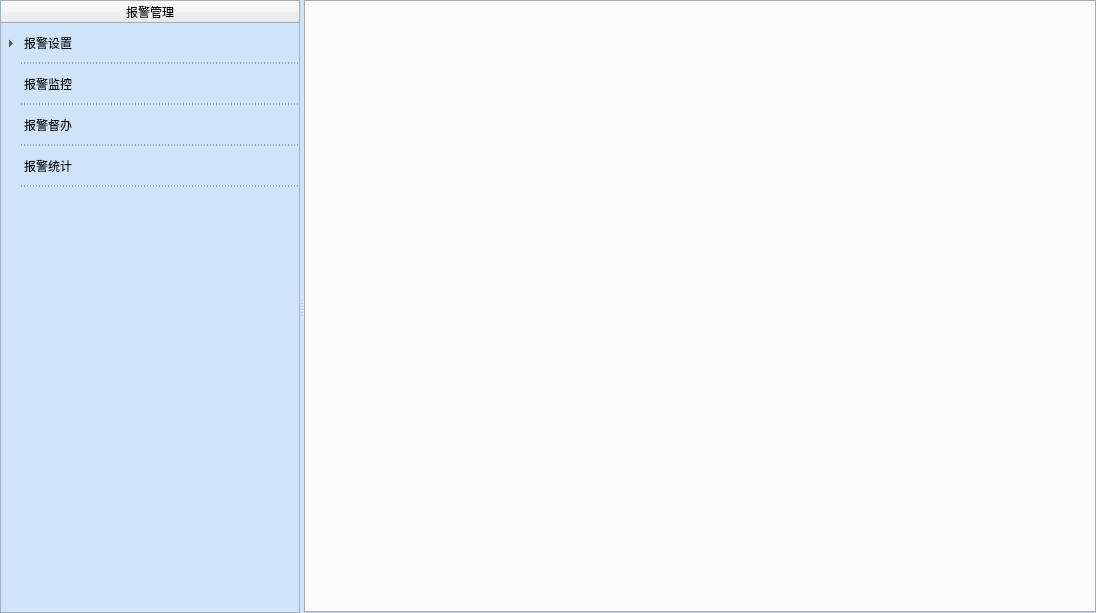
<?xml version="1.0" encoding="UTF-8"?>
<ui version="4.0">
 <class>AlarmManagement</class>
 <widget class="QWidget" name="AlarmManagement">
  <property name="geometry">
   <rect>
    <x>0</x>
    <y>0</y>
    <width>1096</width>
    <height>613</height>
   </rect>
  </property>
  <property name="sizePolicy">
   <sizepolicy hsizetype="Expanding" vsizetype="Expanding">
    <horstretch>0</horstretch>
    <verstretch>0</verstretch>
   </sizepolicy>
  </property>
  <property name="windowTitle">
   <string>AlarmManagement</string>
  </property>
  <property name="styleSheet">
   <string notr="true">QWidget#AlarmManagement {
	background-color: rgb(207,228,249);
}
</string>
  </property>
  <layout class="QHBoxLayout" name="horizontalLayout">
   <property name="spacing">
    <number>0</number>
   </property>
   <property name="leftMargin">
    <number>0</number>
   </property>
   <property name="topMargin">
    <number>0</number>
   </property>
   <property name="rightMargin">
    <number>0</number>
   </property>
   <property name="bottomMargin">
    <number>0</number>
   </property>
   <item>
    <widget class="QSplitter" name="splitter">
     <property name="sizePolicy">
      <sizepolicy hsizetype="Expanding" vsizetype="Expanding">
       <horstretch>0</horstretch>
       <verstretch>0</verstretch>
      </sizepolicy>
     </property>
     <property name="orientation">
      <enum>Qt::Horizontal</enum>
     </property>
     <widget class="QTreeWidget" name="treeWidget">
      <property name="minimumSize">
       <size>
        <width>0</width>
        <height>0</height>
       </size>
      </property>
      <property name="maximumSize">
       <size>
        <width>300</width>
        <height>16777215</height>
       </size>
      </property>
      <property name="styleSheet">
       <string notr="true">QTreeWidget#treeWidget{ 
	background-color:rgb(207,228,249);
}
QTreeWidget#treeWidget:item{
	height:40px;
	border: 1px dashed rgb(103,114,124);
	color: #000000;
	border-style: none none dashed none;  
	border-radius:0px;  
	background-color:rgb(207,228,249);
}

QTreeWidget#treeWidget:item:hover{
	background: qlineargradient(spread:pad, x1:0, y1:0, x2:0, y2:1, stop:0 rgb(206,234,247), stop:1 #4F94CD);
}

QTreeWidget#treeWidget:item:pressed
{
	background: qlineargradient(spread:pad, x1:0, y1:0, x2:0, y2:1, stop:0 #1B89CA, stop:1 #4F94CD);

}</string>
      </property>
      <column>
       <property name="text">
        <string>报警管理</string>
       </property>
       <property name="textAlignment">
        <set>AlignCenter</set>
       </property>
       <property name="background">
        <color>
         <red>0</red>
         <green>0</green>
         <blue>0</blue>
        </color>
       </property>
      </column>
      <item>
       <property name="text">
        <string>报警设置</string>
       </property>
       <property name="font">
        <font>
         <pointsize>9</pointsize>
        </font>
       </property>
       <property name="icon">
        <iconset resource="AlarmManagement.qrc">
         <normaloff>:/AlarmManagement/Resources/image/alarmsetting.png</normaloff>:/AlarmManagement/Resources/image/alarmsetting.png</iconset>
       </property>
       <item>
        <property name="text">
         <string>基础报警设置</string>
        </property>
        <property name="icon">
         <iconset resource="AlarmManagement.qrc">
          <normaloff>:/AlarmManagement/Resources/image/basealarmsetting.png</normaloff>:/AlarmManagement/Resources/image/basealarmsetting.png</iconset>
        </property>
       </item>
       <item>
        <property name="text">
         <string>进出区域报警设置</string>
        </property>
        <property name="icon">
         <iconset resource="AlarmManagement.qrc">
          <normaloff>:/AlarmManagement/Resources/image/areaalarmsetting.png</normaloff>:/AlarmManagement/Resources/image/areaalarmsetting.png</iconset>
        </property>
       </item>
       <item>
        <property name="text">
         <string>离线报警设置</string>
        </property>
        <property name="icon">
         <iconset resource="AlarmManagement.qrc">
          <normaloff>:/AlarmManagement/Resources/image/offlinealarmsetting.png</normaloff>:/AlarmManagement/Resources/image/offlinealarmsetting.png</iconset>
        </property>
       </item>
       <item>
        <property name="text">
         <string>高速低速报警设置</string>
        </property>
        <property name="icon">
         <iconset resource="AlarmManagement.qrc">
          <normaloff>:/AlarmManagement/Resources/image/speedalarmSetting.png</normaloff>:/AlarmManagement/Resources/image/speedalarmSetting.png</iconset>
        </property>
       </item>
       <item>
        <property name="text">
         <string>关键点报警设置</string>
        </property>
        <property name="icon">
         <iconset resource="AlarmManagement.qrc">
          <normaloff>:/AlarmManagement/Resources/image/keypointalarmsetting.png</normaloff>:/AlarmManagement/Resources/image/keypointalarmsetting.png</iconset>
        </property>
       </item>
       <item>
        <property name="text">
         <string>报警通知规则设置</string>
        </property>
        <property name="icon">
         <iconset resource="AlarmManagement.qrc">
          <normaloff>:/AlarmManagement/Resources/image/alarmrulesetting.png</normaloff>:/AlarmManagement/Resources/image/alarmrulesetting.png</iconset>
        </property>
       </item>
      </item>
      <item>
       <property name="text">
        <string>报警监控</string>
       </property>
       <property name="icon">
        <iconset resource="AlarmManagement.qrc">
         <normaloff>:/AlarmManagement/Resources/image/alarmmonitor.png</normaloff>:/AlarmManagement/Resources/image/alarmmonitor.png</iconset>
       </property>
      </item>
      <item>
       <property name="text">
        <string>报警督办</string>
       </property>
       <property name="icon">
        <iconset resource="AlarmManagement.qrc">
         <normaloff>:/AlarmManagement/Resources/image/alarmsuper.png</normaloff>:/AlarmManagement/Resources/image/alarmsuper.png</iconset>
       </property>
      </item>
      <item>
       <property name="text">
        <string>报警统计</string>
       </property>
       <property name="icon">
        <iconset resource="AlarmManagement.qrc">
         <normaloff>:/AlarmManagement/Resources/image/alarmstatistics.png</normaloff>:/AlarmManagement/Resources/image/alarmstatistics.png</iconset>
       </property>
      </item>
     </widget>
     <widget class="QTabWidget" name="tabWidget">
      <property name="styleSheet">
       <string notr="true">QTabBar::tab {
	border-bottom-left-radius:0px;
	border-bottom-right-radius:0px;
	color: #F0F0F0;
	min-width: 60px;
	min-height: 20px;
	padding: 3px 8px 3px 8px;
	margin:1px;
	background: qlineargradient(spread:pad, x1:0, y1:0, x2:0, y2:1, stop:0 #5CACEE, stop:1 #4F94CD); 
}

QTabBar::tab:selected, QTabBar::tab:hover {
	background: qlineargradient(spread:pad, x1:0, y1:0, x2:0, y2:1, stop:0 #1B89CA, stop:1 #1077B5); 
}
</string>
      </property>
     </widget>
    </widget>
   </item>
  </layout>
 </widget>
 <layoutdefault spacing="6" margin="11"/>
 <resources>
  <include location="AlarmManagement.qrc"/>
 </resources>
 <connections/>
</ui>
